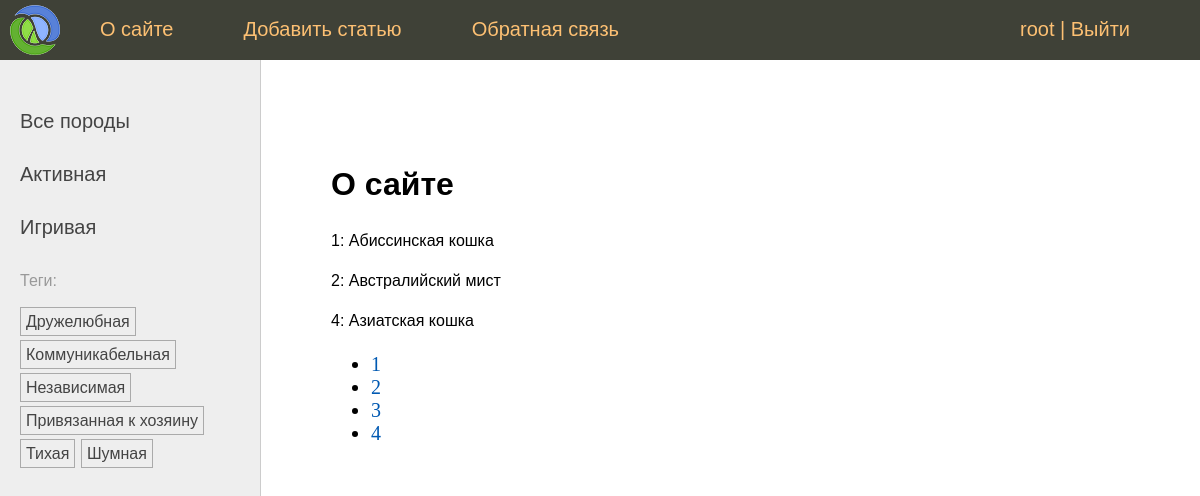
The page /about/ (signed in) on the database its author committed.
### cats/models.py (models this page shows, shortened)
class Species(models.Model):
    name = models.CharField(
        max_length=100,
        db_index=True,
        verbose_name="Породы"
        )
    slug = models.SlugField(
        max_length=255,
        unique=True,
        db_index=True
        )
    class Meta:
        verbose_name = "Порода"
        verbose_name_plural = "Породы"
    def get_absolute_url(self):
        return reverse("species", kwargs={"spec_slug": self.slug})

class TagPost(models.Model):
    tag = models.CharField(
        max_length=100,
        db_index=True,
        )
    slug = models.SlugField(
        max_length=255,
        unique=True,
        )
    def get_absolute_url(self):
        return reverse("tag", kwargs={"tag_slug": self.slug})

class Cat(models.Model):
    class Status(models.IntegerChoices):
        DRAFT = 0, "Черновик"
        PUBLISHED = 1, "Опубликовано"
    title = models.CharField(
        max_length=255,
        verbose_name="Заголовок",
        )
    slug = models.SlugField(
        max_length=100,
        unique=True,
        db_index=True,
        verbose_name="Slug",
        blank=True
        )
    photo = models.ImageField(
        upload_to="photos/%Y/%m/%d",
        default=None,
        blank=True,
        null=True,
        verbose_name="Фото")
    content = models.TextField(
        blank=True,
        verbose_name="Текст статьи",
        )
    time_create = models.DateTimeField(
        auto_now_add=True,
        verbose_name="Время создания",
        )
    time_update = models.DateTimeField(
        auto_now=True,
        verbose_name="Время изменения",
        )
    is_published = models.IntegerField(
        choices=Status.choices,
        default=Status.PUBLISHED,
        verbose_name="Статус",
        )
    spec = models.ForeignKey(
        "Species",
        on_delete=models.PROTECT,
        related_name="posts",
        verbose_name="Породы",
        )
    tags = models.ManyToManyField(
        "TagPost",
        blank=True,
        related_name="tags",
        verbose_name="Теги",
        )
    owner = models.OneToOneField(
        "Owner",
        on_delete=models.SET_NULL,
        null=True,
        blank=True,
        verbose_name="Хозяин",
        )
    author = models.ForeignKey(
        get_user_model(),
        on_delete=models.SET_NULL,
        null=True,
        default=None,
        related_name="author"
    )
    objects = models.Manager()
    published = PublishedManager()
    def __str__(self) -> str:
        return self.title
    class Meta:
        verbose_name = "Котик"
        verbose_name_plural = "Котики"
        ordering = ["title", ]
        indexes = [
            models.Index(fields=["title"]),  # Ускоряет поиск по полю, но увеличивает объем данных
        ] # неявный порядок сортировки

### cats/views.py (the view)
# urls.py: path("about/", views.about, name='about'),
@login_required
def about(request):
    contact_list = Cat.published.all()
    paginator = Paginator(contact_list, 3)
    page_number = request.GET.get("page")
    page_obj = paginator.get_page(page_number)
    return render(request, "cats/about.html", {"title": "О сайте", "page_obj": page_obj})

### cats/models.py (called while the page is built)
    def get_queryset(self):
        return super().get_queryset().filter(is_published=Cat.Status.PUBLISHED)

### cats/templatetags/cat_tags.py (called while the page is built)
@register.inclusion_tag("cats/list_categories.html")
def show_categories(spec_selected=0):
    specs = Species.objects.annotate(total=Count("posts")).filter(posts__is_published=True).filter(total__gt=0)
    return {"specs": specs, "spec_selected": spec_selected}

@register.inclusion_tag("cats/list_tags.html")
def show_all_tags():
    return {"tags": TagPost.objects.annotate(total=Count("tags")).filter(total__gt=0)}

### users/context_processors.py (called while the page is built)
def get_cat_context(requset):
    return {"mainmenu": menu}

### cats/templates/cats/about.html
{% extends 'base.html' %}
{% block content %}
<h1>{{title}}</h1>
{% for item in page_obj%}
<p>{{ item.pk }}: {{ item }}</p>
{% endfor %}
<nav>
    <ul>
        {% for p in page_obj.paginator.page_range %}
    <li>
        <a href="?page={{ p }}">{{ p }}</a>
    </li>
        {% endfor %}
    </ul>
</nav>
{% endblock %}

### templates/base.html (shortened to what this page needs)
{% load static %}
{% load cat_tags %}
<!DOCTYPE html>
<html>
<head>
	<link type="text/css" href="{% static 'cats/css/styles.css' %}" rel="stylesheet" />
</head>
<body>
<table class="table-page" border=0 cellpadding="0" cellspacing="0">
<tr><td valign=top>
{% block mainmenu %}
		<div class="header">
			<ul id="mainmenu" class="mainmenu">
			<li class="logo"><a href="{% url 'home' %}"><div class="logo"></div></a></li>
{% for m in mainmenu %}
	<li><a href="{% url m.url_name %}">{{m.title}}</a></li>
{% endfor %}
{% if user.is_authenticated %}
	<li class="last"><a href="{% url "users:profile" %}">{{ user.username }}</a> | <a href="{% url "users:logout" %}">Выйти</a></li>
{% else %}
    <li class="last"><a href="{% url "users:login" %}">Войти</a> | <a href="{% url "users:register" %}">Регистрация</a></li>
{% endif %}
			</ul>
		</div>
{% endblock mainmenu %}
<table class="table-content" border=0 cellpadding="0" cellspacing="0">
<tr>
	<td valign="top" class="left-chapters">
	<ul id="leftchapters">
		{% if spec_selected == 0 %}
			<li class="selected">Все породы</li>
		{% else %}
			<li><a href="{% url 'home' %}">Все породы</a></li>
		{% endif %}
		{% show_categories spec_selected%}
		<li>{% show_all_tags %}</li>
	</ul>
</td>
<td valign="top" class="content">
	<div class="content-text">
{% block content %}
{% endblock %}
	</div>
</td></tr></table>
</td></tr>
</table>
</body>
</html>

### cats/templates/cats/list_categories.html
{% for spec in specs%}
    {% if spec.pk == spec_selected %}
        <li class="selected">{{ spec.name }}</li>
    {% else %}
        <li><a href="{{ spec.get_absolute_url }}">{{ spec.name }}</a></li>
    {% endif %}
{% endfor %}

### cats/templates/cats/list_tags.html
{% if tags %}
    <p>Теги:</p>
    <ul class="tags-list">
        {% for t in tags %}
            <li><a href="{{t.get_absolute_url}}">{{t.tag}}</a></li>
        {% endfor %}
    </ul>
{% endif %}

### cats/static/cats/css/styles.css (style rules this page uses)
html, body { font-family: 'Arial'; margin: 0; padding: 0; height: 100%; width: 100%; color: #444; }
a { color: #0059b2; text-decoration: none; }
.table-page { width: 100%; height: 100%; vertical-align: top; }
.table-page tr { height: 100%; }
.header { background: #3F4137; height: 60px; }
.logo { background: url('../images/logo.png') no-repeat 10px 5px; width: 70px; height: 60px; }
ul.mainmenu { list-style: none; margin: 0; padding: 0; height: 60px; color: #fdc073; font-size: 20px; overflow: hidden; }
ul.mainmenu li { float: left; margin: 18px 40px 0 30px; }
ul.mainmenu li.logo { margin: 0; }
ul.mainmenu li.last { float: right; }
ul.mainmenu li a { color: #fdc073; text-decoration: none; }
.table-content { width: 100%; min-height: 100%; height: 100%; }
.left-chapters { margin: 0; background: #eee; border-right: 1px solid #ccc; }
.left-chapters ul { width: 230px; margin: 0; padding: 20px 10px 10px 20px; list-style: none; font-size: 20px; }
.left-chapters ul li { margin: 30px 0 0 0; color: #999; }
.left-chapters ul li a { color: #444; text-decoration: none; }
ul.tags-list { width: 100%; margin: 0; padding: 0; list-style: none; }
ul.tags-list li { margin: 0; padding: 0 0 10px; display: inline-block; }
ul.tags-list li a { padding: 5px; font-size: 16px; border: 1px solid #aaa; }
.content { padding: 40px 20px 20px 40px; width: 100%; box-sizing: border-box; }
.content-text { margin: 60px 0 0 30px; color: #000; font-size: 20px; font-family: Yandex Sans Display Light; }
.content-text h1 { font-size: 32px; }
h1 { font-family: Arial, sans-serif; font-size: 24px; font-weight: bold; line-height: 1.5; }
p { font-family: Verdana, sans-serif; font-size: 16px; line-height: 1.5; }
ul.mainmenu li.last { float: right; margin-right: 70px; }

### rows shown on the page
Species: name "Активная"
Species: name "Игривая"
TagPost: tag "Дружелюбная"
TagPost: tag "Коммуникабельная"
TagPost: tag "Независимая"
TagPost: tag "Привязанная к хозяину"
TagPost: tag "Тихая"
TagPost: tag "Шумная"
Cat: pk "1", title "Абиссинская кошка"
Cat: pk "2", title "Австралийский мист"
Cat: pk "4", title "Азиатская кошка"

### other values the page prints
{{ m.title }} "О сайте" "Добавить статью" "Обратная связь"
{{ user.username }} "root"
{{ title }} "О сайте"
{{ p }} "1" "2" "3" "4"
